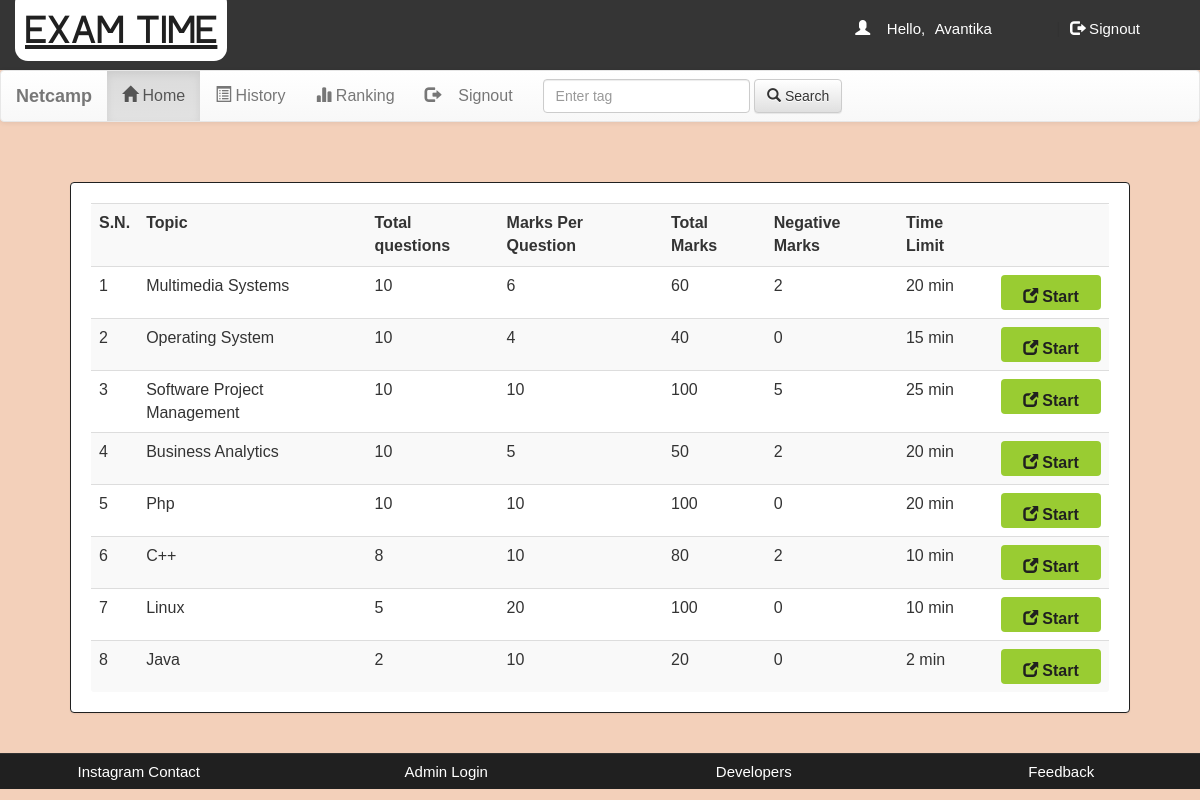
The app's page /account.php?q=1 (signed in) with its own data.
### tables this page shows
CREATE TABLE `quiz` (
  `eid` text NOT NULL,
  `title` varchar(100) NOT NULL,
  `sahi` int(11) NOT NULL,
  `wrong` int(11) NOT NULL,
  `total` int(11) NOT NULL,
  `time` bigint(20) NOT NULL,
  `intro` text NOT NULL,
  `tag` varchar(100) NOT NULL,
  `date` timestamp NOT NULL DEFAULT current_timestamp() ON UPDATE current_timestamp()
);

### account.php (the view, shortened to what this page needs)
<!DOCTYPE html PUBLIC "-//W3C//DTD XHTML 1.0 Transitional//EN" "http://www.w3.org/TR/xhtml1/DTD/xhtml1-transitional.dtd">
<html xmlns="http://www.w3.org/1999/xhtml">
<head>
<link  rel="stylesheet" href="css/bootstrap.min.css"/>
 <link  rel="stylesheet" href="css/bootstrap-theme.min.css"/>
 <link rel="stylesheet" href="css/main.css">
 <link  rel="stylesheet" href="css/font.css">
</head>
<body>
<div class="header">
<div class="row">
<div class="col-lg-6">
<span class="logo">EXAM TIME</span></div>
<div class="col-md-4 col-md-offset-2">
 <?php
 include_once 'dbConnection.php';
  if(!(isset($_SESSION['email']))){
header("location:index.php");
}
else
{
$name = $_SESSION['name'];
$email=$_SESSION['email'];
echo '<span class="pull-right top title1" ><span class="log1"><span class="glyphicon glyphicon-user" aria-hidden="true"></span>&nbsp;&nbsp;&nbsp;&nbsp;Hello,</span> <a href="account.php?q=1" class="log log1">'.$name.'</a>&nbsp;|&nbsp;<a href="logout.php?q=account.php" class="log"><span class="glyphicon glyphicon-log-out" aria-hidden="true"></span>&nbsp;Signout</button></a></span>';
}?>
</div>
</div></div>
<div class="bg">
<nav class="navbar navbar-default title1">
  <div class="container-fluid">
    <div class="navbar-header">
      <a class="navbar-brand" href="#"><b>Netcamp</b></a>
    </div>
    <div class="collapse navbar-collapse" id="bs-example-navbar-collapse-1">
      <ul class="nav navbar-nav">
        <li <?php if(@$_GET['q']==1) echo'class="active"'; ?> ><a href="account.php?q=1"><span class="glyphicon glyphicon-home" aria-hidden="true"></span>&nbsp;Home<span class="sr-only">(current)</span></a></li>
        <li <?php if(@$_GET['q']==2) echo'class="active"'; ?>><a href="account.php?q=2"><span class="glyphicon glyphicon-list-alt" aria-hidden="true"></span>&nbsp;History</a></li>
		<li <?php if(@$_GET['q']==3) echo'class="active"'; ?>><a href="account.php?q=3"><span class="glyphicon glyphicon-stats" aria-hidden="true"></span>&nbsp;Ranking</a></li>
		<li class="pull-right"> <a href="logout.php?q=account.php"><span class="glyphicon glyphicon-log-out" aria-hidden="true"></span>&nbsp;&nbsp;&nbsp;&nbsp;Signout</a></li>
		</ul>
            <form class="navbar-form navbar-left" role="search">
        <div class="form-group">
          <input type="text" class="form-control" placeholder="Enter tag ">
        </div>
        <button type="submit" class="btn btn-default"><span class="glyphicon glyphicon-search" aria-hidden="true"></span>&nbsp;Search</button>
      </form>
      </div>
  </div>
</nav>
<div class="container">
<div class="row">
<div class="col-md-12">
<?php if(@$_GET['q']==1) {
$result = mysqli_query($con,"SELECT * FROM quiz ORDER BY date DESC") or die('Error');
echo  '<div class="panel"><div class="table-responsive"><table class="table table-striped title1">
<tr><td><b>S.N.</b></td><td><b>Topic</b></td><td><b>Total questions</b></td><td><b>Marks Per Question</b></td><td><b>Total Marks</b></td><td><b>Negative Marks</b></td><td><b>Time Limit</b></td><td></td></tr>';
$c=1;
while($row = mysqli_fetch_array($result)) {
	$title = $row['title'];
	$total = $row['total'];
	$sahi = $row['sahi'];
    $time = $row['time'];
$wrong = $row['wrong'];
	$eid = $row['eid'];
$q12=mysqli_query($con,"SELECT score FROM history WHERE eid='$eid' AND email='$email'" )or die('Error98');
$rowcount=mysqli_num_rows($q12);
if($rowcount == 0){
	echo '<tr><td>'.$c++.'</td><td>'.$title.'</td><td>'.$total.'</td><td>'.$sahi.'</td><td>'.$sahi*$total.'</td><td>'.$wrong.'</td><td>'.$time.'&nbsp;min</td>
	<td><b><a href="account.php?q=quiz&step=2&eid='.$eid.'&n=1&t='.$total.'" class="pull-right btn sub1" style="margin:0px;background:#99cc32"><span class="glyphicon glyphicon-new-window" aria-hidden="true"></span>&nbsp;<span class="title1"><b>Start</b></span></a></b></td></tr>';
}
}
echo '</table></div></div>';
}?>
</div></div></div></div>
<div class="row footer">
<div class="col-md-3 box">
<a href="https://www.instagram.com/this_is_mitali/" target="_blank">Instagram Contact</a>
</div>
<div class="col-md-3 box">
<a href="#" data-toggle="modal" data-target="#login">Admin Login</a></div>
<div class="col-md-3 box">
<a href="#" data-toggle="modal" data-target="#developers">Developers</a>
</div>
<div class="col-md-3 box">
<a href="feedback.php" target="_blank">Feedback</a></div></div>
</body>
</html>

### css/main.css (style rules this page uses)
body { overflow-x:hidden; width:100%; font: 15px "Century Gothic", "Times Roman", sans-serif; background:#F3D0BA; min-height:550px; background-attachment:fixed; }
.bg { min-height:540px; }
.panel { border-color:#202020; margin:40px; padding:20px; font: 15px "Century Gothic", "Times New Roman", sans-serif; }
.header { background:#353535; height:70px; }
.logo { font-family:'typo'; text-decoration: underline; font-size:40px; width:90px; color:#202020; background:white; margin:15px; padding:10px; border-radius: 13px; width:100px; }
.title1 { font: 16px "Century Gothic", "Times Roman", sans-serif; }
.sub1 { width:90px; color:#202020; background:white; font-size:15px; height:35px; margin:20px; padding:10px; width:100px; }
.footer { font-size:15px; text-align:center; border-top:1px solid; border-color:#323232; background-color:#202020; }
.footer a { margin:25px; color:white; text-decoration:none; font: 15px "Century Gothic", "Times Roman", sans-serif; }
.box { padding:9px; }
.top { margin-top:20px; }
.log1 { font: 15px 'Ubuntu', sans-serif; color:white; margin-left:10px; }
.log { margin:10px; margin-right:60px; margin-left:5px; color:white; text-decoration:none; font-size:20px; font-size:15px; }

### records on screen
quiz: title "Multimedia Systems", total "10", sahi "6", $sahi*$total "60", wrong "2", time "20"
quiz: title "Operating System", total "10", sahi "4", $sahi*$total "40", wrong "0", time "15"
quiz: title "Software Project Management", total "10", sahi "10", $sahi*$total "100", wrong "5", time "25"
quiz: title "Business Analytics", total "10", sahi "5", $sahi*$total "50", wrong "2", time "20"
quiz: title "Php", total "10", sahi "10", $sahi*$total "100", wrong "0", time "20"
quiz: title "C++", total "8", sahi "10", $sahi*$total "80", wrong "2", time "10"
quiz: title "Linux", total "5", sahi "20", $sahi*$total "100", wrong "0", time "10"
quiz: title "Java", total "2", sahi "10", $sahi*$total "20", wrong "0", time "2"

### other values on screen
$name "Avantika"
